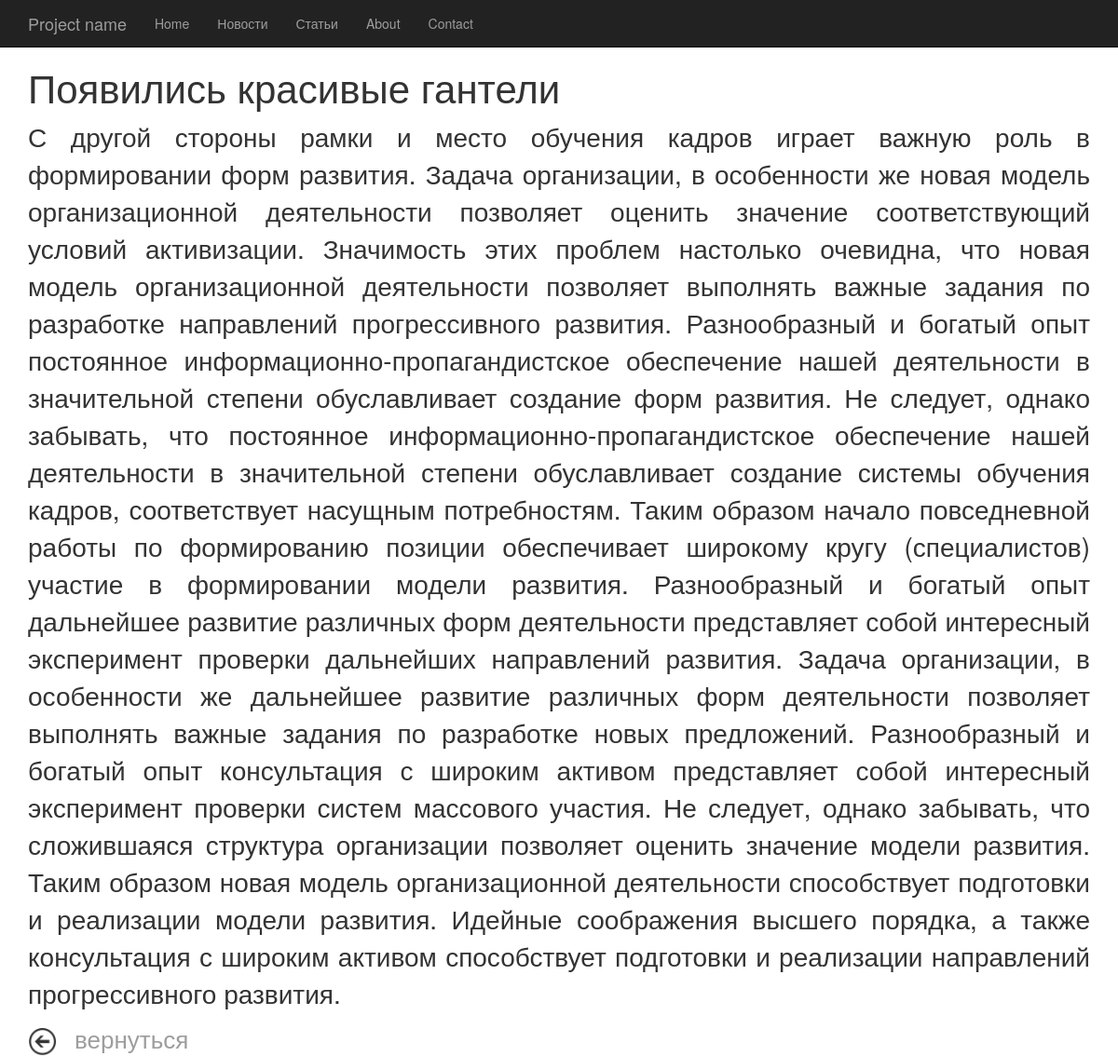
Page /new/2/ on the committed database.
### news/models.py (models this page shows, shortened)
class News(models.Model):
    title_news = models.CharField(max_length=200, verbose_name='Название новости')
    text_news = RichTextUploadingField(blank=True, default='')
    img_news = models.ImageField()
    created = models.DateTimeField(auto_now_add=True, auto_now=False, verbose_name='Дата публикации новости')
    updated = models.DateTimeField(auto_now_add=False, auto_now=True, verbose_name='Дата обновления новости')
    class Meta:
        verbose_name = "Новость"
        verbose_name_plural = 'Новости'

### news/views.py (the view)
# urls.py: url(r'^new/(?P<pk>\d+)/$', views.news_detail, name='news_det')]
def news_detail(request, pk):
    news = get_object_or_404(News, pk=pk)
    return render(request,'news/news_details.html',{'news': news})

### news/templates/news/news_details.html
{% extends 'for_aritcle.html' %}
{% load staticfiles %}
{% block content %}
    <div class="wraper_cont">
     <div class="container">
        <div class="row">
           <div class="col-lg-12">
                <h2 class="title_article">{{ news.title_news  }}</h2>
                    <p class="text_post">{{ news.text_news| safe }}</p>
                         <a class="back" href="{% url 'news' %}"><img class="icon-back" src="/static/img/back.png">вернуться</a>
           </div>
        </div>
    </div>
    </div>
{% endblock %}

### static/css/article.css (style rules this page uses)
.wraper_cont { padding-top: 50px; }
.title_article { font-size: 42px; }
.text_post { font-size: 28px; text-align: justify; }
.back { font-size: 26px; color: #9d9d9d; }
.icon-back { width: 30px; height: 30px; margin-right: 20px; }

### rows in the picture
News: title_news "Появились красивые гантели", text_news "С другой стороны рамки и место обучения кадров играет важную роль в формировании форм развития. Задача организации, в особенности же новая модель организационной деятельности позволяет оценить значение соответствующий условий активизации. Значимость этих проблем настолько очевидна, что новая модель организационной деятельности позволяет выполнять важные задания по разработке направлений прогрессивного развития. Разнообразный и богатый опыт постоянное информационно-пропагандистское обеспечение нашей деятельности в значительной степени обуславливает создание форм развития. Не следует, однако забывать, что постоянное информационно-пропагандистское обеспечение нашей деятельности в значительной…"
